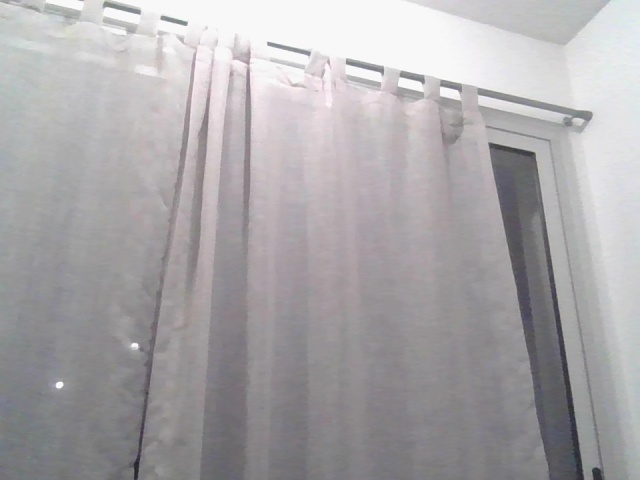
#> input picture flask_test/test2.jpg, 640 x 480 px, given in place of realmonitor?channel=1&subtype=0, which was not available
$ python measure.py
#> lines starting #> are read from the running program, lines starting #| are printed output that depends on the picture; after the words box and inside, x2 and y2 are one past the last pixel; in counts of white or black regions, pixels touching at a corner belong together; pictures that were not available may be replaced by others from this repository, and a replacement may not be noted
#> further down, img is the input picture: shape (480, 640, 3); mean B, G, R 169.5, 167.3, 169.9
### legacy_scripts/utils.py
import cv2
import numpy as np

def getContours(img, cThr=[100, 100], showCanny=False, minArea=1000, filter=0, blur_kernel_size=5, kernel_size=2, dilate_iter=3, erode_iter=2, draw=False):
#> called with showCanny = True, minArea = 400, filter = 4, blur_kernel_size = 5, kernel_size = 2, dilate_iter = 3, erode_iter = 2, draw = False
    imgGrey = cv2.cvtColor(img, cv2.COLOR_BGR2GRAY)
    imgBlur = cv2.GaussianBlur(imgGrey, (blur_kernel_size, blur_kernel_size), 1)
    imgCanny = cv2.Canny(imgBlur, cThr[0], cThr[1])
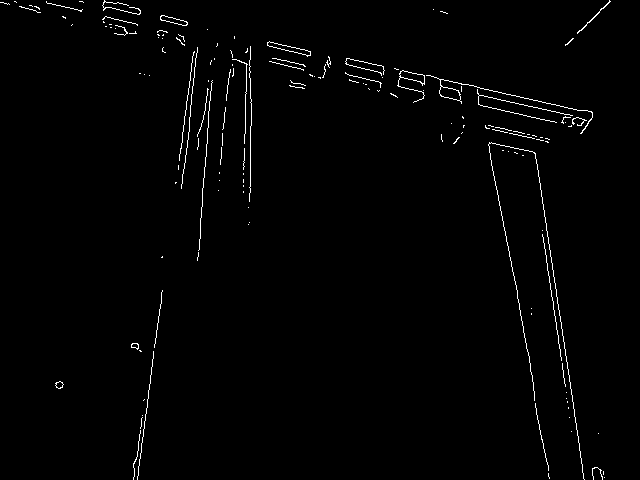
#> imgCanny: shape (480, 640); 1.3% white in thin lines or dots
    kernel = np.ones((kernel_size, kernel_size))
    imgDial = cv2.dilate(imgCanny, kernel, iterations=dilate_iter)
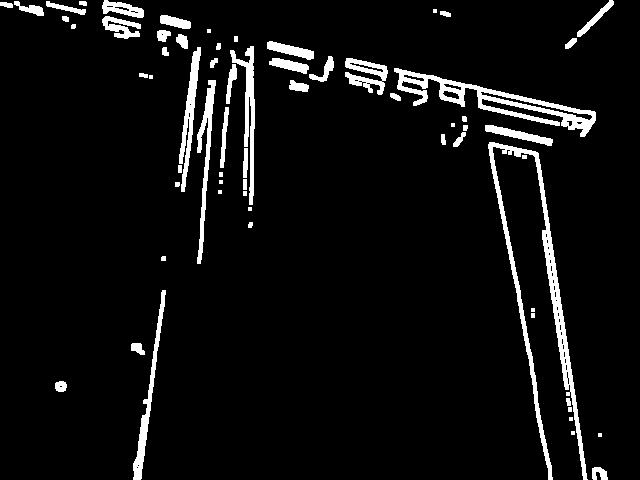
#> imgDial: shape (480, 640); 5.9% white; 64 white regions (11 under 20 px), largest, box (x1, y1, x2, y2) and area: (488, 142, 588, 480) 3980, (394, 68, 596, 137) 2927, (230, 46, 255, 205) 1140
    imgThreshold = cv2.erode(imgDial, kernel, iterations=erode_iter)
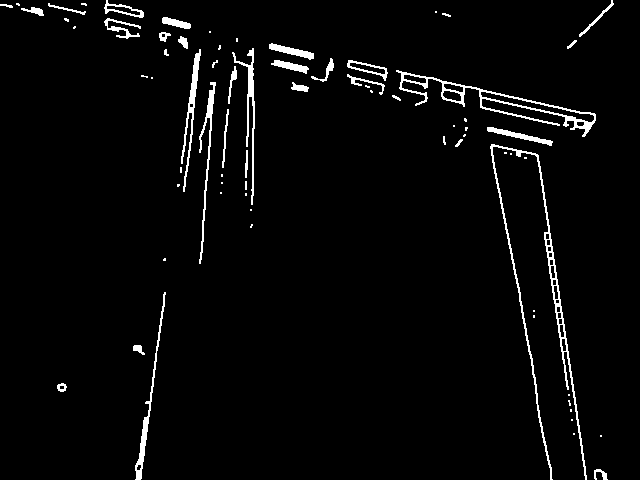
#> imgThreshold: shape (480, 640); 3.1% white; 72 white regions (38 under 20 px)

    if showCanny:
        resized = cv2.resize(imgThreshold, (0, 0), None, 0.5, 0.5)
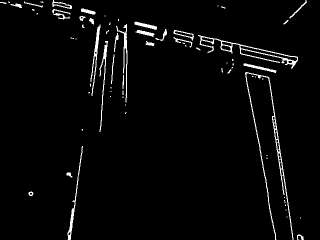
#> resized: shape (240, 320); min 0, max 255, mean 7.8
        cv2.namedWindow('Canny', cv2.WINDOW_NORMAL)
        cv2.imshow('Canny', resized)

    contours, _ = cv2.findContours(imgThreshold, cv2.RETR_TREE, cv2.CHAIN_APPROX_SIMPLE)
#> contours = 97 contours, 50 with area under 20; largest, box (x1, y1, x2, y2) and area: (396, 70, 596, 137) 2018, (490, 144, 587, 480) 1480, (480, 91, 595, 123) 684, (135, 292, 166, 480) 446, (181, 49, 201, 192) 438
    finalContours = []

    for contour in contours:
        area = cv2.contourArea(contour)
        if area > minArea:
            perimeter = cv2.arcLength(contour, True)
            approx = cv2.approxPolyDP(contour, 0.02 * perimeter, True)
            bbox = cv2.boundingRect(approx)
            if filter > 0:
                if len(approx) == filter:
                    finalContours.append([len(approx), area, approx, bbox, contour])
            else:
                finalContours.append([len(approx), area, approx, bbox, contour])
#> this loop made 97 passes
#> (area, perimeter, approx, bbox) on passes 13, 62, 72: (446, 411.2, [[165, 292], [135, 479]], (135, 292, 31, 188)), (684.5, 257.8, [[480, 92], [594, 119]], (480, 92, 115, 28)), (438.5, 413.3, [[200, 49], [183, 191]], (183, 49, 18, 143))
#> (area, perimeter, bbox) on passes 29, 60: (1479.5, 1601.8, (491, 144, 96, 336)), (2017.5, 857.3, (396, 70, 200, 67))
#> after the loop, finalContours = []

    finalContours = sorted(finalContours, key=lambda x: x[1], reverse=True)

    if draw:
        for con in finalContours:
            cv2.drawContours(img, con[4], -1, (0, 0, 255), 3)

    return img, finalContours

def reorder(points):
    points = points.reshape((4, 2))
    newPoints = np.zeros_like(points)
    add = points.sum(axis=1)
    newPoints[0] = points[np.argmin(add)]
    newPoints[3] = points[np.argmax(add)]
    diff = np.diff(points, axis=1)
    newPoints[1] = points[np.argmin(diff)]
    newPoints[2] = points[np.argmax(diff)]
    return newPoints

def findDistance(pt1, pt2):
    return np.linalg.norm(pt2 - pt1)

### legacy_scripts/measure.py
import cv2
import numpy as np
import utils
import math

camera_url = "rtsp://medicion:medicion2024@172.21.117.30:554/cam/realmonitor?channel=1&subtype=0"


cap = cv2.VideoCapture(camera_url)  # set video capture device``
cap.set(10, 160)  # set brightness
cap.set(3, 1280)  # set height and width for 720p camera
cap.set(4, 720)

scaleFactor = 1
widthPaper = 210 * scaleFactor
heightPaper = 297 * scaleFactor

calibrated = False


while True:
    success, img = cap.read()  # grabs, decodes and returns next video frame
    # resized = cv2.resize(img, (0, 0), None, 0.5, 0.5)
    # cv2.imshow('Original', resized)

    imgContours, conts = utils.getContours(
        img, showCanny=True, minArea=400, filter=4)
#> conts = []

    # [6 lines of commented-out code are left out]

    imgContours2, conts2 = utils.getContours(
        img, minArea=400, filter=4, cThr=[50, 50], draw=False)
#> call 2 of getContours, with showCanny = False, minArea = 400, filter = 4, blur_kernel_size = 5, kernel_size = 2, dilate_iter = 3, erode_iter = 2, draw = False
#> in getContours (call 2), `imgCanny = cv2.Canny(imgBlur, cThr[0], cThr[1])`:
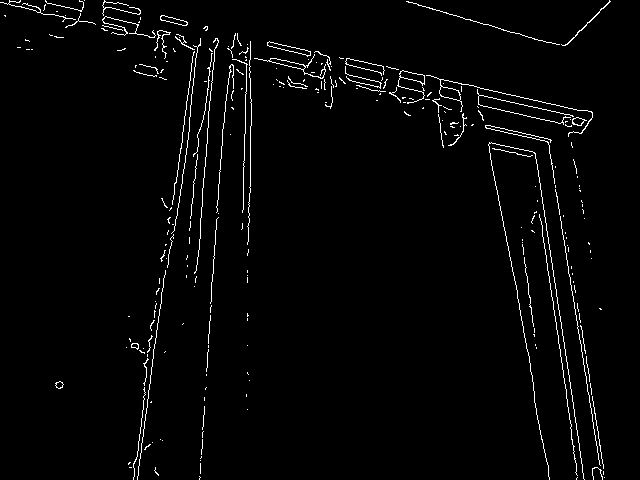
#> imgCanny: shape (480, 640); 2.3% white in thin lines or dots
#> in getContours (call 2), `imgDial = cv2.dilate(imgCanny, kernel, iterations=dilate_iter)`:
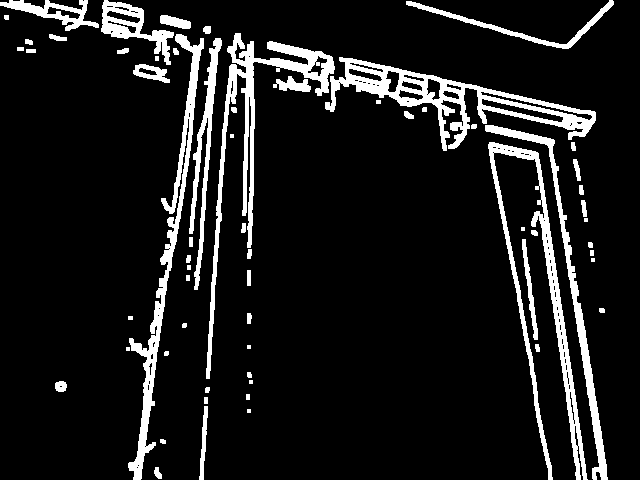
#> imgDial: shape (480, 640); 10.3% white; 63 white regions (8 under 20 px), largest, box (x1, y1, x2, y2) and area: (325, 57, 596, 151) 5614, (206, 33, 335, 379) 4989, (488, 142, 588, 480) 4703
#> in getContours (call 2), `imgThreshold = cv2.erode(imgDial, kernel, iterations=erode_iter)`:
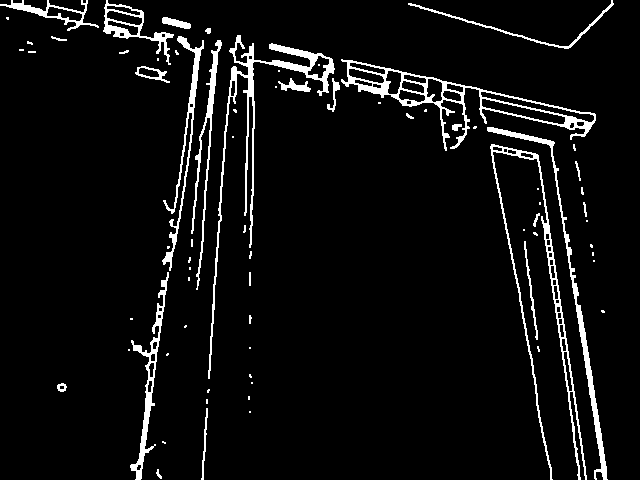
#> imgThreshold: shape (480, 640); 5.7% white; 73 white regions (45 under 20 px)
#> in getContours (call 2), `contours, _ = cv2.findContours(imgThreshold, cv2.RETR_TREE, cv2.CHAIN_..`: contours = 127 contours, 65 with area under 20; largest, box (x1, y1, x2, y2) and area: (341, 59, 596, 151) 5383, (208, 35, 335, 379) 2279, (490, 144, 587, 480) 2015, (487, 127, 608, 480) 1378, (103, 0, 174, 65) 1294
#> the loop in getContours (call 2), `for contour in contours:` made 127 passes
#> (area, perimeter, approx, bbox) on passes 71, 89, 107, 108: (1377.5, 923.5, [[487, 127], [551, 148], [607, 479], [554, 142]], (487, 127, 121, 353)), (683, 257.2, [[480, 92], [594, 119]], (480, 92, 115, 28)), (699.5, 798.8, [[220, 40], [196, 289]], (196, 40, 25, 250)), (868, 846.1, [[181, 36], [169, 270], [203, 48]], (169, 36, 35, 235))
#> (area, perimeter, bbox) on passes 22, 50, 84, 88, 111, 120: (1176.5, 605, (131, 272, 38, 208)), (2015, 1709.8, (491, 144, 96, 336)), (5383, 1011.6, (341, 59, 255, 92)), (745.5, 196, (481, 99, 85, 26)), (2279, 1832.3, (208, 35, 127, 344)), (1294, 321.8, (103, 0, 71, 65))
#> after the loop in getContours (call 2), `for contour in contours:`: finalContours = 1 item
#> conts2 = 1 item

    if len(conts2) != 0:
        for obj in conts2:
            cv2.polylines(imgContours2, [obj[2]], True, (0, 255, 0), 2)
            nPoints = utils.reorder(obj[2])
            nW = round(utils.findDistance(
                nPoints[0][0]//scaleFactor, nPoints[1][0]//scaleFactor)/10, 2)
            nH = round(utils.findDistance(
                nPoints[0][0]//scaleFactor, nPoints[2][0]//scaleFactor)/10, 2)
            # display measurements on image
#> (the run stopped early here; a loop or call above may not have finished)
